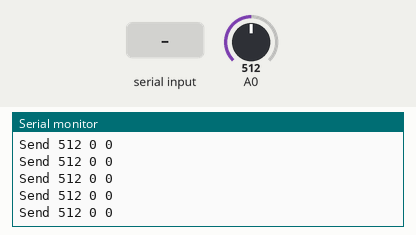
This sketch was run on a simulated ESP8266 (NodeMCU). On the bench: the last lines printed to the serial monitor. Inputs (shaded band) come from the test bench; at power-on: A0 = 512.

Above: at 1.2 s.
1.3 s: "<90,45,200>" received over Serial
At 1.48 s:
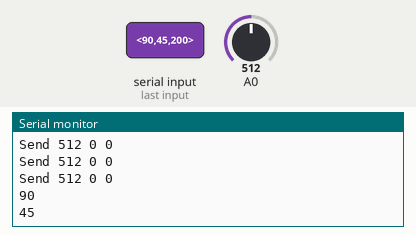
2.8 s: "<90,45>" received over Serial
At 3.14 s:
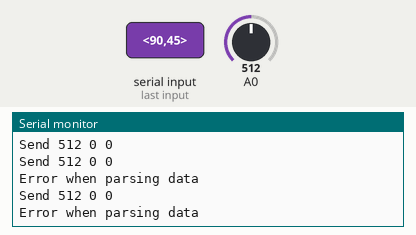
4.5 s: A0 set to 716
At 4.68 s:
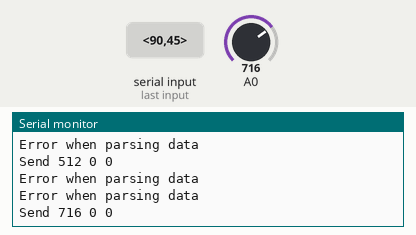
6.0 s: A0 set to 900
At 6.22 s:
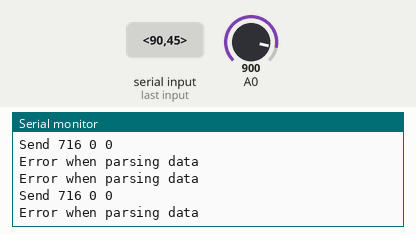
Timing chart, 0 to 8.5 s (numbered marks = the images above; inputs shaded):
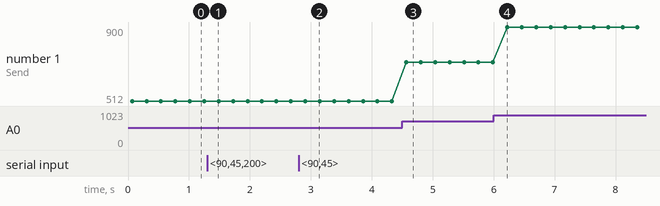

Measured:
- after the input at 1.3 s, the serial monitor: prints a new line after 0.07 s (image 1)
- after the input at 2.8 s, the serial monitor: prints a new line after 0.11 s (image 2)
- after the input at 4.5 s, the serial monitor: prints a new line after 0.07 s (image 3)
- plotted number 1: 512 → 716 after the input at 4.5 s, 716 → 900 after the input at 6.0 s

The sketch:

HeliControl.ino
```cpp
#include <IRremoteESP8266.h>

#define MAX_THROTTLE   6
#define MIN            -3
#define MAX            3
#define LONG           900
#define SHORT          300

IRsend irsend(4);

int throttle = 0;
int fwdBwd = 0;
int turn = 0;
int debugIndex = 0;

// http://forum.arduino.cc/index.php?topic=288234.msg2459466#msg2459466
const byte numChars = 32;
char receivedChars[numChars];
char tempChars[numChars];        // temporary array for use by strtok() function
// variables to hold the parsed data
char messageFromPC[numChars] = {0};
int integerFromPC = 0;
float floatFromPC = 0.0;
boolean newData = false;

unsigned int rawData[45];
unsigned char words[7];

int mapToRange(int n, int low, int high) {
  return max(min(n, high), low);
}


void addRawData(unsigned int* rawData, unsigned int index, unsigned value, unsigned int pair) {
  unsigned shiftedIndex = index * 2 - 1;
  unsigned shiftedValue = (value >> (pair * 2)) & 0b11;
  switch (shiftedValue) {
    case 0:
      rawData[shiftedIndex] = SHORT;
      rawData[shiftedIndex + 1] = SHORT;
      break;
    case 1:
      rawData[shiftedIndex] = SHORT;
      rawData[shiftedIndex + 1] = LONG;
      break;
    case 2:
      rawData[shiftedIndex] = LONG;
      rawData[shiftedIndex + 1] = SHORT;
      break;
    case 3:
      rawData[shiftedIndex] = LONG;
      rawData[shiftedIndex + 1] = LONG;
      break;
  }
  return;
}

void generateRawData(int throttleValue, int fwdBwdValue, int turnValue) {
  words[0] |= 0b00100000;
  words[1] = turnValue | 0;
  words[2] = throttleValue | 0;
  words[3] = fwdBwdValue | 0;
  words[4] = 0b00010001;
  words[5] = 0b00000010;
  words[6] = words[0] ^ words[1] ^ words[2] ^ words[3] ^ words[4] ^ words[5];

  rawData[0] = LONG;
  addRawData(rawData, 1, words[0], 2);
  addRawData(rawData, 2, words[0], 1);
  addRawData(rawData, 3, words[0], 0);

  addRawData(rawData, 4, words[1], 2);
  addRawData(rawData, 5, words[1], 1);
  addRawData(rawData, 6, words[1], 0);

  addRawData(rawData, 7, words[2], 3);
  addRawData(rawData, 8, words[2], 2);
  addRawData(rawData, 9, words[2], 1);
  addRawData(rawData, 10, words[2], 0);

  addRawData(rawData, 11, words[3], 2);
  addRawData(rawData, 12, words[3], 1);
  addRawData(rawData, 13, words[3], 0);

  addRawData(rawData, 14, words[4], 2);
  addRawData(rawData, 15, words[4], 1);
  addRawData(rawData, 16, words[4], 0);

  addRawData(rawData, 17, words[5], 2);
  addRawData(rawData, 18, words[5], 1);
  addRawData(rawData, 19, words[5], 0);

  addRawData(rawData, 20, words[6], 2);
  addRawData(rawData, 21, words[6], 1);
  addRawData(rawData, 22, words[6], 0);
  return;
}


void mapToHeliCodec(int throttle, int fwdBwd, int turn) {
  int throttleValue, fwdBwdValue, turnValue;
  throttleValue = mapToRange(throttle / 7, 0 , 131);
  fwdBwdValue = mapToRange(fwdBwd, 0, 35);
  turnValue = mapToRange(turn, 0, 35);
  generateRawData(throttleValue, fwdBwdValue, turnValue);
}


void recvWithStartEndMarkers() {
  static boolean recvInProgress = false;
  static byte ndx = 0;
  char startMarker = '<';
  char endMarker = '>';
  char rc;

  while (Serial.available() > 0 && newData == false) {
    rc = Serial.read();

    if (recvInProgress == true) {
      if (rc != endMarker) {
        receivedChars[ndx] = rc;
        ndx++;
        if (ndx >= numChars) {
            ndx = numChars - 1;
        }
      }
      else {
        receivedChars[ndx] = '\0'; // terminate the string
        recvInProgress = false;
        ndx = 0;
        newData = true;
      }
    }
    else if (rc == startMarker) {
      recvInProgress = true;
    }
  }
}

bool parseData() {

      // split the data into its parts
    char * strtokIndx; // this is used by strtok() as an index

    strtokIndx = strtok(tempChars,",");      // get the first part - the string
    if(!strtokIndx)
      return false;
    strcpy(messageFromPC, strtokIndx); // copy it to messageFromPC
    strtokIndx = strtok(NULL, ","); // this continues where the previous call left off
    if(!strtokIndx)
      return false;
    integerFromPC = atoi(strtokIndx);     // convert this part to an integer
    strtokIndx = strtok(NULL, ",");
    if(!strtokIndx)
      return false;
    floatFromPC = atof(strtokIndx);     // convert this part to a float
    return true;
}

void showParsedData() {
    //Serial.print("Message");
    Serial.println(messageFromPC);
    //Serial.print("Integer");
    Serial.println(integerFromPC);
    //Serial.print("Float ");
    //Serial.println(floatFromPC);
}


void setup() {
  Serial.begin(115200);
  irsend.begin();
  Serial.println("READY TO RUMBLE!!!!");
}

void loop() {
  irsend.sendRaw(rawData, 45, 38);
  // send data only when you receive data:
  throttle = analogRead(A0);
  recvWithStartEndMarkers();
  if (newData == true) {
    strcpy(tempChars, receivedChars);
        // this temporary copy is necessary to protect the original data
        //   because strtok() replaces the commas with \0
    if(parseData()){
      showParsedData();
      newData = false;
      if(messageFromPC[0] == 'T') {
        turn = integerFromPC;
      }
      else if(messageFromPC[0] == 'F') {
        fwdBwd = integerFromPC;
      }
    }
    else {
      Serial.println("Error when parsing data");
    }
  }
  mapToHeliCodec(throttle, fwdBwd, turn);
  if(debugIndex%2 == 0){
    Serial.print("Send ");
    Serial.print(throttle);
    Serial.print(" ");
    Serial.print(fwdBwd);
    Serial.print(" ");
    Serial.print(turn);
    Serial.println(" ");
    debugIndex=0;
  }
  debugIndex += 1;
  delay(50);
}
```
